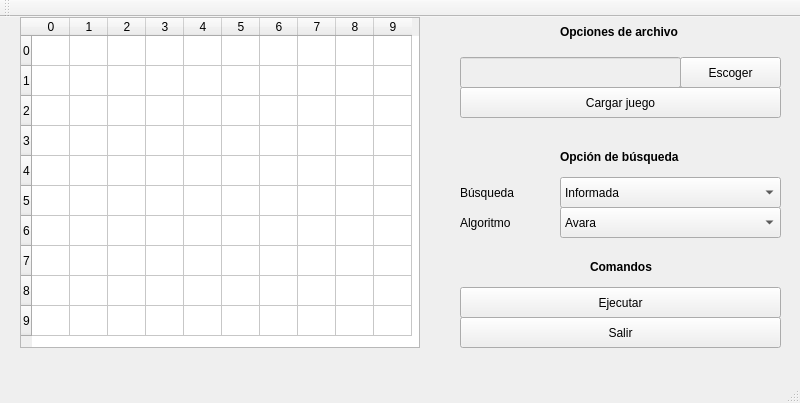
<?xml version="1.0" encoding="UTF-8"?>
<ui version="4.0">
 <class>Tablero</class>
 <widget class="QMainWindow" name="Tablero">
  <property name="geometry">
   <rect>
    <x>0</x>
    <y>0</y>
    <width>800</width>
    <height>403</height>
   </rect>
  </property>
  <property name="windowTitle">
   <string>Tablero Magnobot</string>
  </property>
  <widget class="QWidget" name="centralWidget">
   <widget class="QPushButton" name="buttonSalir">
    <property name="geometry">
     <rect>
      <x>460</x>
      <y>300</y>
      <width>321</width>
      <height>31</height>
     </rect>
    </property>
    <property name="styleSheet">
     <string notr="true">font: 11pt &quot;Cantarell&quot;;</string>
    </property>
    <property name="text">
     <string>Salir</string>
    </property>
   </widget>
   <widget class="QPushButton" name="buttonSubirArchivo">
    <property name="geometry">
     <rect>
      <x>680</x>
      <y>40</y>
      <width>101</width>
      <height>31</height>
     </rect>
    </property>
    <property name="text">
     <string>Escoger</string>
    </property>
   </widget>
   <widget class="QLineEdit" name="lineRutaArchivo">
    <property name="enabled">
     <bool>false</bool>
    </property>
    <property name="geometry">
     <rect>
      <x>460</x>
      <y>40</y>
      <width>221</width>
      <height>31</height>
     </rect>
    </property>
   </widget>
   <widget class="QLabel" name="labelOpcionesArchivo">
    <property name="geometry">
     <rect>
      <x>560</x>
      <y>0</y>
      <width>141</width>
      <height>31</height>
     </rect>
    </property>
    <property name="text">
     <string>&lt;html&gt;&lt;head/&gt;&lt;body&gt;&lt;p&gt;&lt;span style=&quot; font-weight:600;&quot;&gt;Opciones de archivo&lt;/span&gt;&lt;/p&gt;&lt;/body&gt;&lt;/html&gt;</string>
    </property>
   </widget>
   <widget class="QPushButton" name="buttonCargarArchivo">
    <property name="geometry">
     <rect>
      <x>460</x>
      <y>70</y>
      <width>321</width>
      <height>31</height>
     </rect>
    </property>
    <property name="text">
     <string>Cargar juego</string>
    </property>
   </widget>
   <widget class="QTableWidget" name="tableTableroJuego">
    <property name="geometry">
     <rect>
      <x>20</x>
      <y>0</y>
      <width>400</width>
      <height>331</height>
     </rect>
    </property>
    <property name="maximumSize">
     <size>
      <width>400</width>
      <height>400</height>
     </size>
    </property>
    <property name="sizeIncrement">
     <size>
      <width>40</width>
      <height>40</height>
     </size>
    </property>
    <property name="sizeAdjustPolicy">
     <enum>QAbstractScrollArea::AdjustToContents</enum>
    </property>
    <attribute name="horizontalHeaderDefaultSectionSize">
     <number>38</number>
    </attribute>
    <attribute name="horizontalHeaderHighlightSections">
     <bool>true</bool>
    </attribute>
    <attribute name="verticalHeaderCascadingSectionResizes">
     <bool>false</bool>
    </attribute>
    <attribute name="verticalHeaderDefaultSectionSize">
     <number>30</number>
    </attribute>
    <row>
     <property name="text">
      <string>0</string>
     </property>
     <property name="textAlignment">
      <set>AlignCenter</set>
     </property>
    </row>
    <row>
     <property name="text">
      <string>1</string>
     </property>
     <property name="textAlignment">
      <set>AlignCenter</set>
     </property>
    </row>
    <row>
     <property name="text">
      <string>2</string>
     </property>
     <property name="textAlignment">
      <set>AlignCenter</set>
     </property>
    </row>
    <row>
     <property name="text">
      <string>3</string>
     </property>
     <property name="textAlignment">
      <set>AlignCenter</set>
     </property>
    </row>
    <row>
     <property name="text">
      <string>4</string>
     </property>
     <property name="textAlignment">
      <set>AlignCenter</set>
     </property>
    </row>
    <row>
     <property name="text">
      <string>5</string>
     </property>
     <property name="textAlignment">
      <set>AlignCenter</set>
     </property>
    </row>
    <row>
     <property name="text">
      <string>6</string>
     </property>
     <property name="textAlignment">
      <set>AlignCenter</set>
     </property>
    </row>
    <row>
     <property name="text">
      <string>7</string>
     </property>
     <property name="textAlignment">
      <set>AlignCenter</set>
     </property>
    </row>
    <row>
     <property name="text">
      <string>8</string>
     </property>
     <property name="textAlignment">
      <set>AlignCenter</set>
     </property>
    </row>
    <row>
     <property name="text">
      <string>9</string>
     </property>
     <property name="textAlignment">
      <set>AlignCenter</set>
     </property>
    </row>
    <column>
     <property name="text">
      <string>0</string>
     </property>
     <property name="textAlignment">
      <set>AlignCenter</set>
     </property>
    </column>
    <column>
     <property name="text">
      <string>1</string>
     </property>
     <property name="textAlignment">
      <set>AlignCenter</set>
     </property>
    </column>
    <column>
     <property name="text">
      <string>2</string>
     </property>
     <property name="textAlignment">
      <set>AlignCenter</set>
     </property>
    </column>
    <column>
     <property name="text">
      <string>3</string>
     </property>
     <property name="textAlignment">
      <set>AlignCenter</set>
     </property>
    </column>
    <column>
     <property name="text">
      <string>4</string>
     </property>
     <property name="textAlignment">
      <set>AlignCenter</set>
     </property>
    </column>
    <column>
     <property name="text">
      <string>5</string>
     </property>
     <property name="textAlignment">
      <set>AlignCenter</set>
     </property>
    </column>
    <column>
     <property name="text">
      <string>6</string>
     </property>
     <property name="textAlignment">
      <set>AlignCenter</set>
     </property>
    </column>
    <column>
     <property name="text">
      <string>7</string>
     </property>
     <property name="textAlignment">
      <set>AlignCenter</set>
     </property>
    </column>
    <column>
     <property name="text">
      <string>8</string>
     </property>
     <property name="textAlignment">
      <set>AlignCenter</set>
     </property>
    </column>
    <column>
     <property name="text">
      <string>9</string>
     </property>
     <property name="textAlignment">
      <set>AlignCenter</set>
     </property>
    </column>
    <item row="0" column="0">
     <property name="text">
      <string/>
     </property>
     <property name="flags">
      <set>ItemIsSelectable|ItemIsEnabled</set>
     </property>
    </item>
   </widget>
   <widget class="QLabel" name="labelBusqueda">
    <property name="geometry">
     <rect>
      <x>460</x>
      <y>160</y>
      <width>101</width>
      <height>31</height>
     </rect>
    </property>
    <property name="text">
     <string>Búsqueda</string>
    </property>
   </widget>
   <widget class="QComboBox" name="comboBoxBusqueda">
    <property name="geometry">
     <rect>
      <x>560</x>
      <y>160</y>
      <width>221</width>
      <height>31</height>
     </rect>
    </property>
    <item>
     <property name="text">
      <string>Informada</string>
     </property>
    </item>
    <item>
     <property name="text">
      <string>No informada</string>
     </property>
    </item>
   </widget>
   <widget class="QLabel" name="labelAlgoritmo">
    <property name="geometry">
     <rect>
      <x>460</x>
      <y>190</y>
      <width>81</width>
      <height>31</height>
     </rect>
    </property>
    <property name="text">
     <string>Algoritmo</string>
    </property>
   </widget>
   <widget class="QComboBox" name="comboBoxAlgoritmo">
    <property name="geometry">
     <rect>
      <x>560</x>
      <y>190</y>
      <width>221</width>
      <height>31</height>
     </rect>
    </property>
    <item>
     <property name="text">
      <string>Avara</string>
     </property>
    </item>
    <item>
     <property name="text">
      <string>A*</string>
     </property>
    </item>
   </widget>
   <widget class="QPushButton" name="buttonEjecutar">
    <property name="geometry">
     <rect>
      <x>460</x>
      <y>270</y>
      <width>321</width>
      <height>31</height>
     </rect>
    </property>
    <property name="text">
     <string>Ejecutar</string>
    </property>
   </widget>
   <widget class="QLabel" name="labelOpcionesBusqueda">
    <property name="geometry">
     <rect>
      <x>560</x>
      <y>130</y>
      <width>141</width>
      <height>21</height>
     </rect>
    </property>
    <property name="text">
     <string>&lt;html&gt;&lt;head/&gt;&lt;body&gt;&lt;p&gt;&lt;span style=&quot; font-weight:600;&quot;&gt;Opción de búsqueda&lt;/span&gt;&lt;/p&gt;&lt;/body&gt;&lt;/html&gt;</string>
    </property>
   </widget>
   <widget class="QLabel" name="labelComandos">
    <property name="geometry">
     <rect>
      <x>590</x>
      <y>240</y>
      <width>81</width>
      <height>21</height>
     </rect>
    </property>
    <property name="text">
     <string>&lt;html&gt;&lt;head/&gt;&lt;body&gt;&lt;p&gt;&lt;span style=&quot; font-weight:600;&quot;&gt;Comandos&lt;/span&gt;&lt;/p&gt;&lt;/body&gt;&lt;/html&gt;</string>
    </property>
   </widget>
  </widget>
  <widget class="QMenuBar" name="menuBar">
   <property name="geometry">
    <rect>
     <x>0</x>
     <y>0</y>
     <width>800</width>
     <height>29</height>
    </rect>
   </property>
  </widget>
  <widget class="QToolBar" name="mainToolBar">
   <attribute name="toolBarArea">
    <enum>TopToolBarArea</enum>
   </attribute>
   <attribute name="toolBarBreak">
    <bool>false</bool>
   </attribute>
  </widget>
  <widget class="QStatusBar" name="statusBar"/>
 </widget>
 <layoutdefault spacing="6" margin="11"/>
 <resources/>
 <connections/>
</ui>
